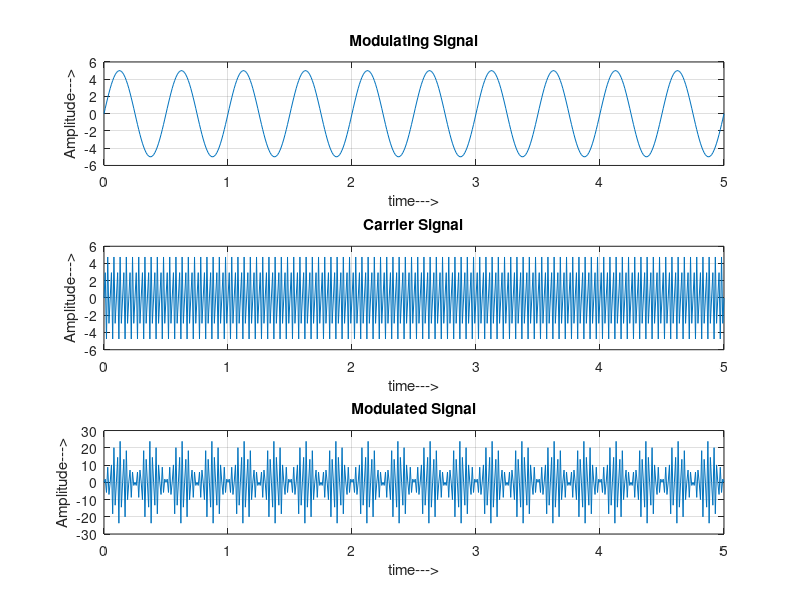

Write MATLAB code to recreate this figure.
clc; %clears the command window
clear; %clears all variable from the workspace
close all; %closes all open figures

t=0:0.01:5; %Time vector with .01 intervals from 0 to 5

Amplitude=5; %given

%Modulating Signal
m=5*sin(2*pi*2*t);

%Carrier Signal
c=5*sin(2*pi*40*t);

%Modulated signal
y=m.*c;

subplot(3,1,1)
plot(t,m)
grid on;
title("Modulating Signal")
xlabel('time--->')
ylabel('Amplitude--->')

subplot(3,1,2)
plot(t,c)
grid on;
title("Carrier Signal")
xlabel('time--->')
ylabel('Amplitude--->')

subplot(3,1,3)
plot(t,y)
grid on;
title("Modulated Signal")
xlabel('time--->')
ylabel('Amplitude--->')


